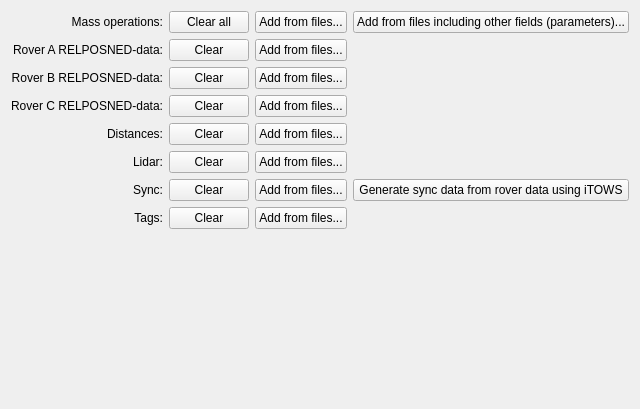
         <widget class="QWidget" name="tab_Files">
          <property name="minimumSize">
           <size>
            <width>0</width>
            <height>400</height>
           </size>
          </property>
          <property name="autoFillBackground">
           <bool>true</bool>
          </property>
          <attribute name="title">
           <string>Files</string>
          </attribute>
          <layout class="QVBoxLayout" name="verticalLayout">
           <item>
            <layout class="QGridLayout" name="gridLayout">
             <item row="0" column="0">
              <widget class="QLabel" name="label_Files_MassOperations">
               <property name="text">
                <string>Mass operations:</string>
               </property>
               <property name="alignment">
                <set>Qt::AlignRight|Qt::AlignTrailing|Qt::AlignVCenter</set>
               </property>
              </widget>
             </item>
             <item row="0" column="1">
              <widget class="QPushButton" name="pushButton_ClearAllFileData">
               <property name="sizePolicy">
                <sizepolicy hsizetype="Minimum" vsizetype="Minimum">
                 <horstretch>0</horstretch>
                 <verstretch>0</verstretch>
                </sizepolicy>
               </property>
               <property name="toolTip">
                <string>Clear all file data</string>
               </property>
               <property name="text">
                <string>Clear all</string>
               </property>
              </widget>
             </item>
             <item row="0" column="2">
              <widget class="QPushButton" name="pushButton_AddAll">
               <property name="sizePolicy">
                <sizepolicy hsizetype="Minimum" vsizetype="Minimum">
                 <horstretch>0</horstretch>
                 <verstretch>0</verstretch>
                </sizepolicy>
               </property>
               <property name="toolTip">
                <string>Add data from files (try to read all data below using file name convention used when logging).</string>
               </property>
               <property name="text">
                <string>Add from files...</string>
               </property>
              </widget>
             </item>
             <item row="0" column="3">
              <widget class="QPushButton" name="pushButton_AddAllIncludingParams">
               <property name="sizePolicy">
                <sizepolicy hsizetype="Minimum" vsizetype="Minimum">
                 <horstretch>0</horstretch>
                 <verstretch>0</verstretch>
                </sizepolicy>
               </property>
               <property name="toolTip">
                <string>&lt;html&gt;&lt;head/&gt;&lt;body&gt;&lt;p&gt;Same as &amp;quot;Add from files&amp;quot;, but this also tries to read other editable fields from a file with an extension &amp;quot;.PPParams&amp;quot; added to base file name. This file can be saved with &amp;quot;Save all editable fields to file...&amp;quot;-button.&lt;/p&gt;&lt;/body&gt;&lt;/html&gt;</string>
               </property>
               <property name="text">
                <string>Add from files including other fields (parameters)...</string>
               </property>
              </widget>
             </item>
             <item row="1" column="0">
              <widget class="QLabel" name="label_Files_RoverA">
               <property name="text">
                <string>Rover A RELPOSNED-data:</string>
               </property>
               <property name="alignment">
                <set>Qt::AlignRight|Qt::AlignTrailing|Qt::AlignVCenter</set>
               </property>
              </widget>
             </item>
             <item row="1" column="1">
              <widget class="QPushButton" name="pushButton_ClearRELPOSNEDData_RoverA">
               <property name="sizePolicy">
                <sizepolicy hsizetype="Minimum" vsizetype="Minimum">
                 <horstretch>0</horstretch>
                 <verstretch>0</verstretch>
                </sizepolicy>
               </property>
               <property name="text">
                <string>Clear</string>
               </property>
              </widget>
             </item>
             <item row="1" column="2">
              <widget class="QPushButton" name="pushButton_AddRELPOSNEDData_RoverA">
               <property name="sizePolicy">
                <sizepolicy hsizetype="Minimum" vsizetype="Minimum">
                 <horstretch>0</horstretch>
                 <verstretch>0</verstretch>
                </sizepolicy>
               </property>
               <property name="text">
                <string>Add from files...</string>
               </property>
              </widget>
             </item>
             <item row="2" column="0">
              <widget class="QLabel" name="label_Files_RoverB">
               <property name="text">
                <string>Rover B RELPOSNED-data:</string>
               </property>
               <property name="alignment">
                <set>Qt::AlignRight|Qt::AlignTrailing|Qt::AlignVCenter</set>
               </property>
              </widget>
             </item>
             <item row="2" column="1">
              <widget class="QPushButton" name="pushButton_ClearRELPOSNEDData_RoverB">
               <property name="sizePolicy">
                <sizepolicy hsizetype="Minimum" vsizetype="Minimum">
                 <horstretch>0</horstretch>
                 <verstretch>0</verstretch>
                </sizepolicy>
               </property>
               <property name="text">
                <string>Clear</string>
               </property>
              </widget>
             </item>
             <item row="2" column="2">
              <widget class="QPushButton" name="pushButton_AddRELPOSNEDData_RoverB">
               <property name="sizePolicy">
                <sizepolicy hsizetype="Minimum" vsizetype="Minimum">
                 <horstretch>0</horstretch>
                 <verstretch>0</verstretch>
                </sizepolicy>
               </property>
               <property name="text">
                <string>Add from files...</string>
               </property>
              </widget>
             </item>
             <item row="3" column="0">
              <widget class="QLabel" name="label_Files_RoverC">
               <property name="text">
                <string>Rover C RELPOSNED-data:</string>
               </property>
               <property name="alignment">
                <set>Qt::AlignRight|Qt::AlignTrailing|Qt::AlignVCenter</set>
               </property>
              </widget>
             </item>
             <item row="3" column="1">
              <widget class="QPushButton" name="pushButton_ClearRELPOSNEDData_RoverC">
               <property name="sizePolicy">
                <sizepolicy hsizetype="Minimum" vsizetype="Minimum">
                 <horstretch>0</horstretch>
                 <verstretch>0</verstretch>
                </sizepolicy>
               </property>
               <property name="text">
                <string>Clear</string>
               </property>
              </widget>
             </item>
             <item row="3" column="2">
              <widget class="QPushButton" name="pushButton_AddRELPOSNEDData_RoverC">
               <property name="sizePolicy">
                <sizepolicy hsizetype="Minimum" vsizetype="Minimum">
                 <horstretch>0</horstretch>
                 <verstretch>0</verstretch>
                </sizepolicy>
               </property>
               <property name="text">
                <string>Add from files...</string>
               </property>
              </widget>
             </item>
             <item row="4" column="0">
              <widget class="QLabel" name="label_Files_Distances">
               <property name="text">
                <string>Distances:</string>
               </property>
               <property name="alignment">
                <set>Qt::AlignRight|Qt::AlignTrailing|Qt::AlignVCenter</set>
               </property>
              </widget>
             </item>
             <item row="4" column="1">
              <widget class="QPushButton" name="pushButton_ClearDistanceData">
               <property name="sizePolicy">
                <sizepolicy hsizetype="Minimum" vsizetype="Minimum">
                 <horstretch>0</horstretch>
                 <verstretch>0</verstretch>
                </sizepolicy>
               </property>
               <property name="text">
                <string>Clear</string>
               </property>
              </widget>
             </item>
             <item row="4" column="2">
              <widget class="QPushButton" name="pushButton_AddDistanceData">
               <property name="sizePolicy">
                <sizepolicy hsizetype="Minimum" vsizetype="Minimum">
                 <horstretch>0</horstretch>
                 <verstretch>0</verstretch>
                </sizepolicy>
               </property>
               <property name="text">
                <string>Add from files...</string>
               </property>
              </widget>
             </item>
             <item row="5" column="0">
              <widget class="QLabel" name="label_Files_Lidar">
               <property name="text">
                <string>Lidar:</string>
               </property>
               <property name="alignment">
                <set>Qt::AlignRight|Qt::AlignTrailing|Qt::AlignVCenter</set>
               </property>
              </widget>
             </item>
             <item row="5" column="1">
              <widget class="QPushButton" name="pushButton_ClearLidarData">
               <property name="sizePolicy">
                <sizepolicy hsizetype="Minimum" vsizetype="Minimum">
                 <horstretch>0</horstretch>
                 <verstretch>0</verstretch>
                </sizepolicy>
               </property>
               <property name="text">
                <string>Clear</string>
               </property>
              </widget>
             </item>
             <item row="5" column="2">
              <widget class="QPushButton" name="pushButton_AddLidarData">
               <property name="sizePolicy">
                <sizepolicy hsizetype="Minimum" vsizetype="Minimum">
                 <horstretch>0</horstretch>
                 <verstretch>0</verstretch>
                </sizepolicy>
               </property>
               <property name="text">
                <string>Add from files...</string>
               </property>
              </widget>
             </item>
             <item row="6" column="0">
              <widget class="QLabel" name="label_Files_Sync">
               <property name="text">
                <string>Sync:</string>
               </property>
               <property name="alignment">
                <set>Qt::AlignRight|Qt::AlignTrailing|Qt::AlignVCenter</set>
               </property>
              </widget>
             </item>
             <item row="6" column="1">
              <widget class="QPushButton" name="pushButton_ClearSyncData">
               <property name="sizePolicy">
                <sizepolicy hsizetype="Minimum" vsizetype="Minimum">
                 <horstretch>0</horstretch>
                 <verstretch>0</verstretch>
                </sizepolicy>
               </property>
               <property name="text">
                <string>Clear</string>
               </property>
              </widget>
             </item>
             <item row="6" column="2">
              <widget class="QPushButton" name="pushButton_AddSyncData">
               <property name="sizePolicy">
                <sizepolicy hsizetype="Minimum" vsizetype="Minimum">
                 <horstretch>0</horstretch>
                 <verstretch>0</verstretch>
                </sizepolicy>
               </property>
               <property name="text">
                <string>Add from files...</string>
               </property>
              </widget>
             </item>
             <item row="6" column="3">
              <widget class="QPushButton" name="pushButton_GenerateSyncDataBasedOnITOWS">
               <property name="sizePolicy">
                <sizepolicy hsizetype="Minimum" vsizetype="Minimum">
                 <horstretch>0</horstretch>
                 <verstretch>0</verstretch>
                </sizepolicy>
               </property>
               <property name="text">
                <string>Generate sync data from rover data using iTOWS</string>
               </property>
              </widget>
             </item>
             <item row="7" column="0">
              <widget class="QLabel" name="label_Files_Tags">
               <property name="text">
                <string>Tags:</string>
               </property>
               <property name="alignment">
                <set>Qt::AlignRight|Qt::AlignTrailing|Qt::AlignVCenter</set>
               </property>
              </widget>
             </item>
             <item row="7" column="1">
              <widget class="QPushButton" name="pushButton_ClearTagData">
               <property name="sizePolicy">
                <sizepolicy hsizetype="Minimum" vsizetype="Minimum">
                 <horstretch>0</horstretch>
                 <verstretch>0</verstretch>
                </sizepolicy>
               </property>
               <property name="text">
                <string>Clear</string>
               </property>
              </widget>
             </item>
             <item row="7" column="2">
              <widget class="QPushButton" name="pushButton_AddTagData">
               <property name="sizePolicy">
                <sizepolicy hsizetype="Minimum" vsizetype="Minimum">
                 <horstretch>0</horstretch>
                 <verstretch>0</verstretch>
                </sizepolicy>
               </property>
               <property name="text">
                <string>Add from files...</string>
               </property>
              </widget>
             </item>
            </layout>
           </item>
           <item>
            <spacer name="verticalSpacer">
             <property name="orientation">
              <enum>Qt::Vertical</enum>
             </property>
             <property name="sizeHint" stdset="0">
              <size>
               <width>20</width>
               <height>169</height>
              </size>
             </property>
            </spacer>
           </item>
          </layout>
         </widget>
